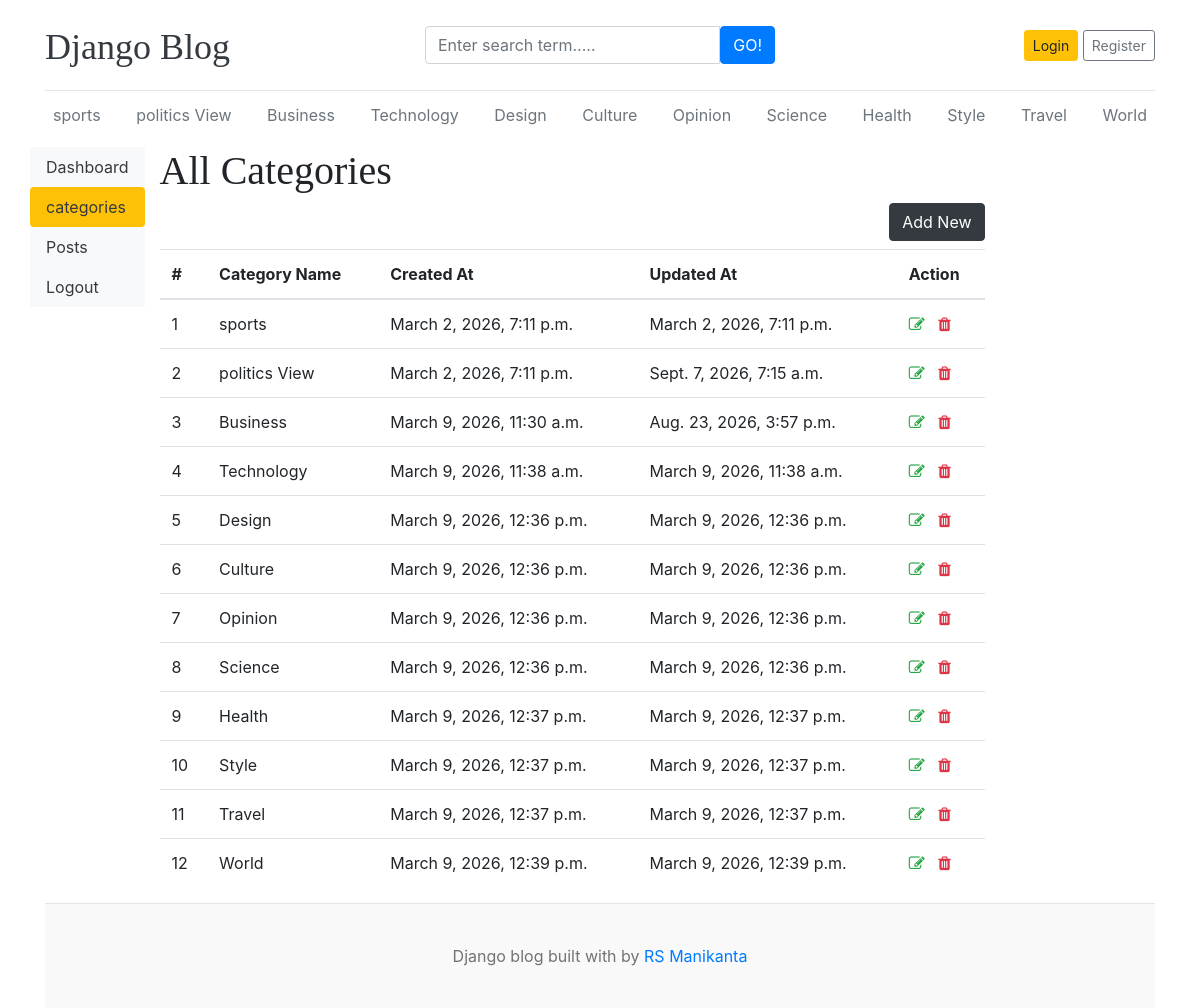
/dashboard/categories/, run on the app's committed database.
### blogs/models.py (models this page shows)
class Category(models.Model):
    category_name =models.CharField(max_length=50,unique=True)
    created_at =models.DateTimeField(auto_now_add=True)
    updated_at =models.DateTimeField(auto_now=True)
    class Meta:
        verbose_name_plural='categories'
    def __str__(self):
        return self.category_name

### dashboards/views.py (the view)
# urls.py: path('categories/', views.categories, name='categories'),
def categories(request):
    return render(request, 'dashboard/categories.html')

### blogs/context_processors.py (called while the page is built)
def get_categories(request):
    categories = Category.objects.all()
    return dict(categories=categories)

def get_social_links(request):
    social_links = SocialLink.objects.all()
    return dict(social_links=social_links)

### templates/dashboard/categories.html (shortened to what this page needs)
{% extends 'base.html' %}
{% block content %}
<div class="row">
     {% include 'dashboard/sidebar.html' %}
     <div class="col-md-9">
        <h1>All Categories</h1>
        <a href="{% url 'add_category' %}" class="btn btn-dark text-ligh float-right mb-2">Add New</a>
     <table class="table table-hover">
  <thead>
    <tr>
      <th >#</th>
      <th>Category Name</th>
      <th>Created At</th>
      <th>Updated At</th>
      <th>Action</th>
    </tr>
  </thead>
  <tbody>
    {% for cat in categories %}
    <tr>
      <td>{{ forloop.counter }}</td>
      <td>{{ cat}}</td>
      <td>{{ cat.created_at }}</td>
      <td>{{ cat.updated_at }}</td>
      <td>
      <a href="{% url 'edit_category' cat.id %}"><i class="fa fa-edit text-success"></i></a>
       <a href="{% url 'delete_category' cat.id %}"><i class="fa fa-trash text-danger"></i></a></i>
      </td>
    </tr>
    {% endfor %}
  </tbody>
</table>
     </div>
</div>
{% endblock %}

### templates/base.html (shortened to what this page needs)
{% load static %}
<!DOCTYPE html>
<html lang="en">
<head>
    <link href="https://getbootstrap.com/docs/4.0/dist/css/bootstrap.min.css" rel="stylesheet">
    <link href="{% static 'css/blog.css' %}" rel="stylesheet">
    <link rel="stylesheet" href="https://cdnjs.cloudflare.com/ajax/libs/font-awesome/4.7.0/css/font-awesome.min.css">
  </head>
<body>
    <div class="container">
      <header class="blog-header py-3">
        <div class="row flex-nowrap justify-content-between align-items-center">
          <div class="col-4 pt-1">
            <a class="blog-header-logo text-dark" href="/">Django Blog</a>
          </div>
          <div class="col-4">
            <form action="{% url 'search' %}" method="GET">
            <div class="input-group">
              <input class="form-control" type="text" name="keyword" value="{{ keyword }}" placeholder="Enter search term....." aria-label="Enter Search term">
              <button type="submit" class="btn btn-primary" id="button-search" type="button">GO!</button>
            </div>
           </form>
          </div>
          <div class="col-4 d-flex justify-content-end align-items-center">
            {% if not user.is_authenticated %}
            <a class="btn btn-sm btn-warning" href="{% url 'login' %}">Login</a> &nbsp;
            <a class="btn btn-sm btn-outline-secondary" href="{% url 'register' %}">Register</a>
            {% else %}
            <span><a href="{% url 'dashboard' %}">Dashboard</a></span>
            &emsp;
            <span><a href="{% url 'logout' %}">Logout</a></span>
            {% endif %}
          </div>
        </div>
      </header>
      <div class="nav-scroller py-1 mb-2">
        <nav class="nav d-flex justify-content-between">
          {% for cat in categories %}
          <a class="p-2 text-muted" href="{% url 'posts_by_category' cat.id %}">{{ cat }}</a>
          {% endfor %}
        </nav>
      </div>
{% block content %}
{% endblock %}
 <footer class="blog-footer">
  <p>Django blog built with  by <a href="#">RS Manikanta </a></p>
</footer>
</body>
</html>

### blog_main/static/css/blog.css (style rules this page uses)
.blog-header { border-bottom: 1px solid #e5e5e5; }
.blog-header-logo { font-family: "Playfair Display", Georgia, "Times New Roman", serif; font-size: 2.25rem; }
h1, h2, h3, h4, h5, h6 { font-family: "Playfair Display", Georgia, "Times New Roman", serif; }
.blog-footer { padding: 2.5rem 0; color: #727272; text-align: center; background-color: #f9f9f9; border-top: .05rem solid #e5e5e5; }
.blog-footer p:last-child { margin-bottom: 0; }

### data on the page
Category: category_name "sports", created_at "March 2, 2026, 7:11 p.m.", updated_at "March 2, 2026, 7:11 p.m."
Category: category_name "politics View", created_at "March 2, 2026, 7:11 p.m.", updated_at "Sept. 7, 2026, 7:15 a.m."
Category: category_name "Business", created_at "March 9, 2026, 11:30 a.m.", updated_at "Aug. 23, 2026, 3:57 p.m."
Category: category_name "Technology", created_at "March 9, 2026, 11:38 a.m.", updated_at "March 9, 2026, 11:38 a.m."
Category: category_name "Design", created_at "March 9, 2026, 12:36 p.m.", updated_at "March 9, 2026, 12:36 p.m."
Category: category_name "Culture", created_at "March 9, 2026, 12:36 p.m.", updated_at "March 9, 2026, 12:36 p.m."
Category: category_name "Opinion", created_at "March 9, 2026, 12:36 p.m.", updated_at "March 9, 2026, 12:36 p.m."
Category: category_name "Science", created_at "March 9, 2026, 12:36 p.m.", updated_at "March 9, 2026, 12:36 p.m."
Category: category_name "Health", created_at "March 9, 2026, 12:37 p.m.", updated_at "March 9, 2026, 12:37 p.m."
Category: category_name "Style", created_at "March 9, 2026, 12:37 p.m.", updated_at "March 9, 2026, 12:37 p.m."
Category: category_name "Travel", created_at "March 9, 2026, 12:37 p.m.", updated_at "March 9, 2026, 12:37 p.m."
Category: category_name "World", created_at "March 9, 2026, 12:39 p.m.", updated_at "March 9, 2026, 12:39 p.m."
